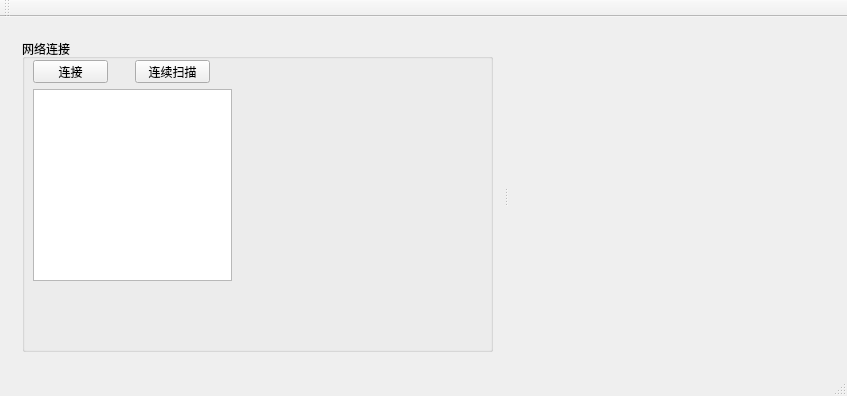
<?xml version="1.0" encoding="UTF-8"?>
<ui version="4.0">
 <class>MainWindow</class>
 <widget class="QMainWindow" name="MainWindow">
  <property name="geometry">
   <rect>
    <x>0</x>
    <y>0</y>
    <width>847</width>
    <height>396</height>
   </rect>
  </property>
  <property name="windowTitle">
   <string>MainWindow</string>
  </property>
  <widget class="QWidget" name="centralWidget">
   <layout class="QVBoxLayout" name="verticalLayout">
    <item>
     <widget class="QSplitter" name="splitter">
      <property name="orientation">
       <enum>Qt::Horizontal</enum>
      </property>
      <widget class="QWidget" name="widget_2" native="true">
       <property name="sizePolicy">
        <sizepolicy hsizetype="Preferred" vsizetype="Preferred">
         <horstretch>2</horstretch>
         <verstretch>0</verstretch>
        </sizepolicy>
       </property>
       <layout class="QHBoxLayout" name="horizontalLayout">
        <item>
         <widget class="QGroupBox" name="groupBox">
          <property name="sizePolicy">
           <sizepolicy hsizetype="Expanding" vsizetype="Expanding">
            <horstretch>0</horstretch>
            <verstretch>0</verstretch>
           </sizepolicy>
          </property>
          <property name="title">
           <string>网络连接</string>
          </property>
          <widget class="QPushButton" name="btn_ConScan">
           <property name="geometry">
            <rect>
             <x>113</x>
             <y>21</y>
             <width>75</width>
             <height>23</height>
            </rect>
           </property>
           <property name="text">
            <string>连续扫描</string>
           </property>
          </widget>
          <widget class="QPushButton" name="btn_Connect">
           <property name="geometry">
            <rect>
             <x>11</x>
             <y>21</y>
             <width>75</width>
             <height>23</height>
            </rect>
           </property>
           <property name="text">
            <string>连接</string>
           </property>
          </widget>
          <widget class="QTextBrowser" name="txt_Record">
           <property name="geometry">
            <rect>
             <x>11</x>
             <y>50</y>
             <width>199</width>
             <height>192</height>
            </rect>
           </property>
          </widget>
         </widget>
        </item>
       </layout>
      </widget>
      <widget class="QCustomPlot" name="widget" native="true">
       <property name="sizePolicy">
        <sizepolicy hsizetype="Expanding" vsizetype="Expanding">
         <horstretch>6</horstretch>
         <verstretch>0</verstretch>
        </sizepolicy>
       </property>
       <layout class="QHBoxLayout" name="horizontalLayout_2"/>
      </widget>
     </widget>
    </item>
   </layout>
  </widget>
  <widget class="QMenuBar" name="menuBar">
   <property name="geometry">
    <rect>
     <x>0</x>
     <y>0</y>
     <width>847</width>
     <height>23</height>
    </rect>
   </property>
  </widget>
  <widget class="QToolBar" name="mainToolBar">
   <attribute name="toolBarArea">
    <enum>TopToolBarArea</enum>
   </attribute>
   <attribute name="toolBarBreak">
    <bool>false</bool>
   </attribute>
  </widget>
  <widget class="QStatusBar" name="statusBar"/>
 </widget>
 <layoutdefault spacing="6" margin="11"/>
 <customwidgets>
  <customwidget>
   <class>QCustomPlot</class>
   <extends>QWidget</extends>
   <header location="global">qcustomplot.h</header>
   <container>1</container>
  </customwidget>
 </customwidgets>
 <resources/>
 <connections/>
</ui>
